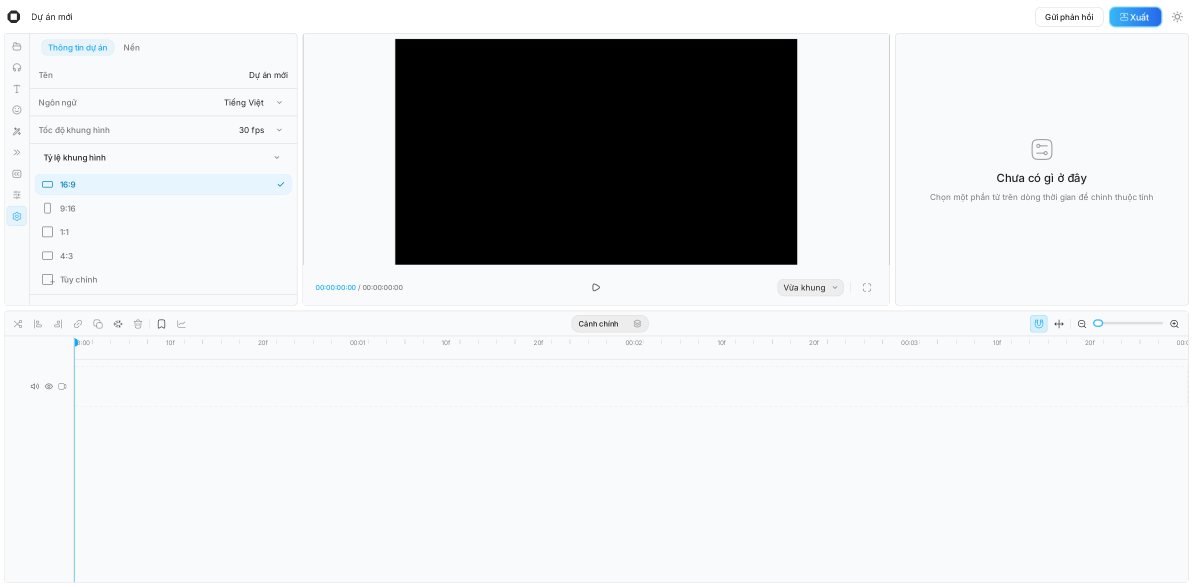
#> input picture app/qa/panels-parity/dpi-1.25/tab-8.png, 2390 x 1173 px, found by its file name (shown at 1/2 size)
$ python create-panels-contact-sheet.py
#> lines starting #> are read from the running program, lines starting #| are printed output that depends on the picture
"""Create a QA contact sheet from actual native Qt captures (no mock UI)."""
from pathlib import Path
from PIL import Image, ImageDraw, ImageFont, ImageOps

root = Path(__file__).resolve().parents[1]
captures = root / "qa" / "panels-parity" / "dpi-1"
font = ImageFont.truetype(str(root / "resources" / "fonts" / "Inter.ttf"), 17)
tiles = [
    ("Cài đặt", captures / "tab-8.png", (0, 0, 476, 489)),
    ("Xuất dự án", captures / "export-light.png", None),
    ("Menu thu phóng", captures / "previewZoomCombo-popup.png", None),
    ("Văn bản / Giọng đọc", captures / "text-tts.png", (47, 235, 476, 489)),
    ("Phụ đề / Ngôn ngữ", captures / "captionLanguage-context.png", (0, 0, 476, 489)),
    ("Timeline / Tooltip phía trên", root / "qa" / "editor-parity" / "tooltip-above.png", (0, 420, 520, 800)),
]
cell_w, cell_h, gap = 460, 500, 12
sheet = Image.new("RGB", (3 * cell_w + 4 * gap, 2 * cell_h + 3 * gap), "#eef0f2")
draw = ImageDraw.Draw(sheet)
for i, (title, path, crop) in enumerate(tiles):
    x = gap + (i % 3) * (cell_w + gap)
    y = gap + (i // 3) * (cell_h + gap)
    draw.rounded_rectangle((x, y, x + cell_w, y + cell_h), radius=8, fill="white")
    draw.text((x + 12, y + 10), title, font=font, fill="#212121")
    image = Image.open(path).convert("RGBA")
    if crop:
        image = image.crop(crop)
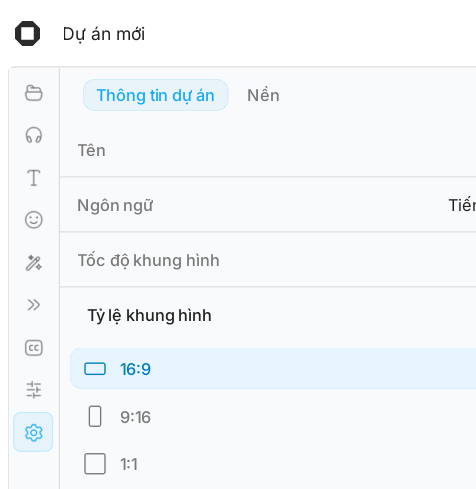
#> image: PIL image 476x489 RGBA; mean R, G, B, A 244.7, 247.3, 249.1, 255
    image = ImageOps.contain(image, (cell_w - 16, cell_h - 48), Image.Resampling.LANCZOS)
#> image: PIL image 440x452 RGBA
    sheet.paste(image, (x + (cell_w - image.width) // 2, y + 40), image)
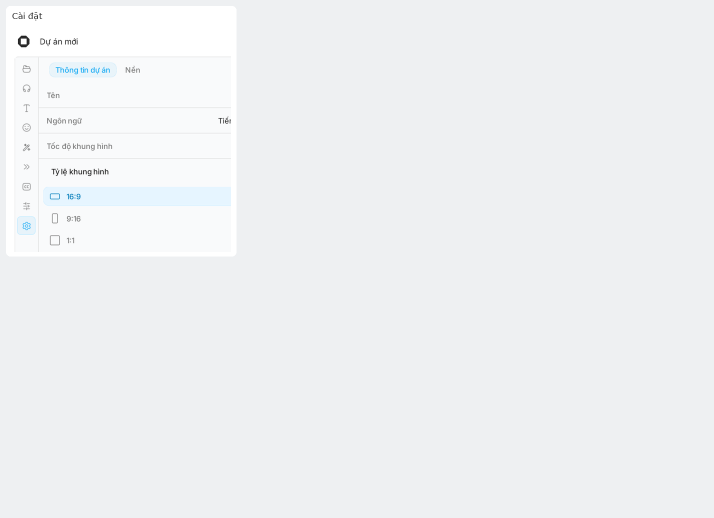
#> sheet: PIL image 1428x1036 RGB (shown at 1/2 size); mean R, G, B 239.2, 241.3, 243.2
#> pass 2 of the loop `for i, (title, path, crop) in enumerate(tiles):`:
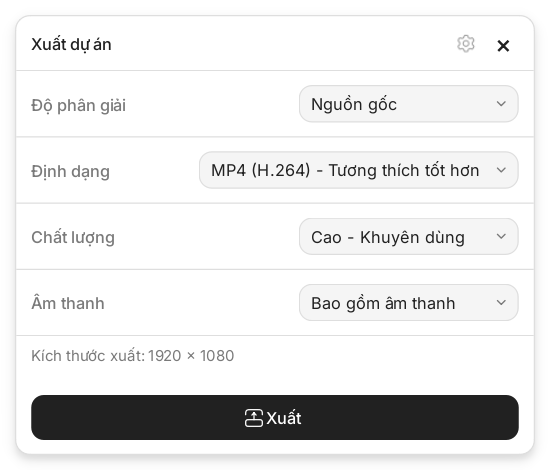
#> input picture app/qa/panels-parity/dpi-1.25/export-light.png, 550 x 470 px, found by its file name
#> image is the input picture: PIL image 550x470 RGBA; mean R, G, B, A 201.6, 201.6, 201.6, 226.2
#> `image = ImageOps.contain(image, (cell_w - 16, cell_h - 48), Image.Resa..`:
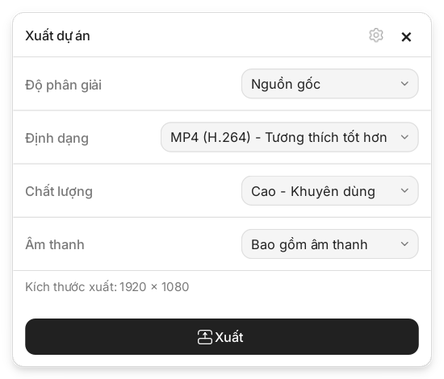
#> image: PIL image 444x379 RGBA; mean R, G, B, A 201.8, 201.8, 201.8, 226.2; transparent parts drawn white
#> `sheet.paste(image, (x + (cell_w - image.width) // 2, y + 40), image)`:
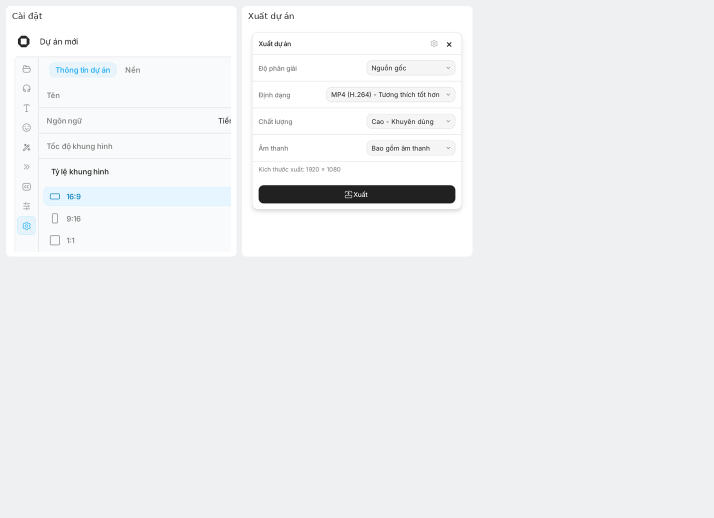
#> sheet: PIL image 1428x1036 RGB (shown at 1/2 size); mean R, G, B 239, 240.7, 242.4
#> pass 3 of the loop `for i, (title, path, crop) in enumerate(tiles):`:
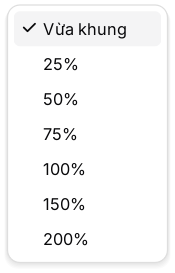
#> input picture app/qa/panels-parity/dpi-1.25/previewZoomCombo-popup.png, 175 x 273 px, found by its file name
#> image is the input picture: PIL image 175x273 RGBA; mean R, G, B, A 216.2, 216.2, 216.4, 222.5
#> `image = ImageOps.contain(image, (cell_w - 16, cell_h - 48), Image.Resa..`:
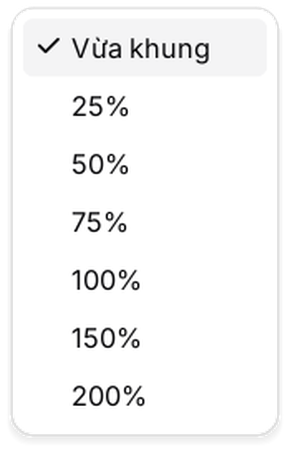
#> image: PIL image 290x452 RGBA; mean R, G, B, A 218.7, 218.7, 218.8, 222.3; transparent parts drawn white
#> `sheet.paste(image, (x + (cell_w - image.width) // 2, y + 40), image)`:
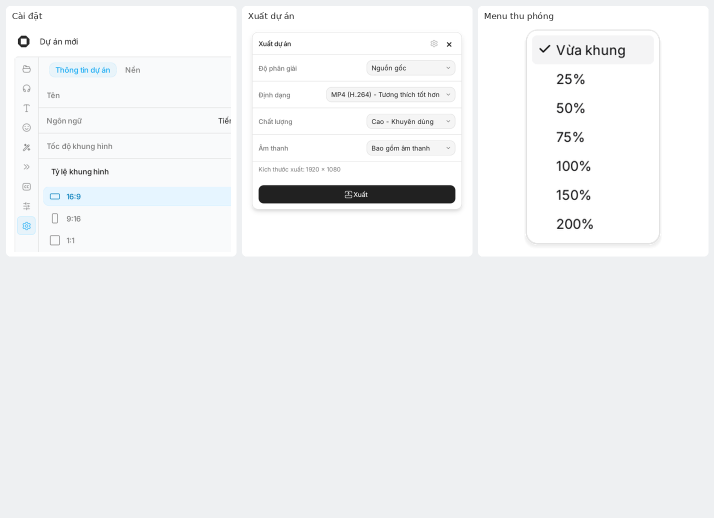
#> sheet: PIL image 1428x1036 RGB (shown at 1/2 size); mean R, G, B 240.9, 242.3, 243.6
#> the loop made 6 passes; the first 3 are shown
output = root / "qa" / "panels-parity" / "six-panels.png"
sheet.save(output)
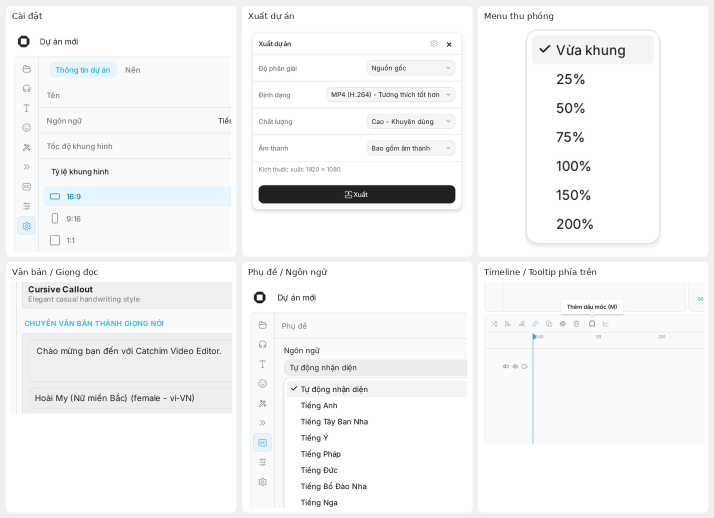
#> saved as six-panels.png: PIL image 1428x1036 RGB (shown at 1/2 size); mean R, G, B 244.8, 245.6, 246.3
print(output)
#| app/qa/panels-parity/six-panels.png
